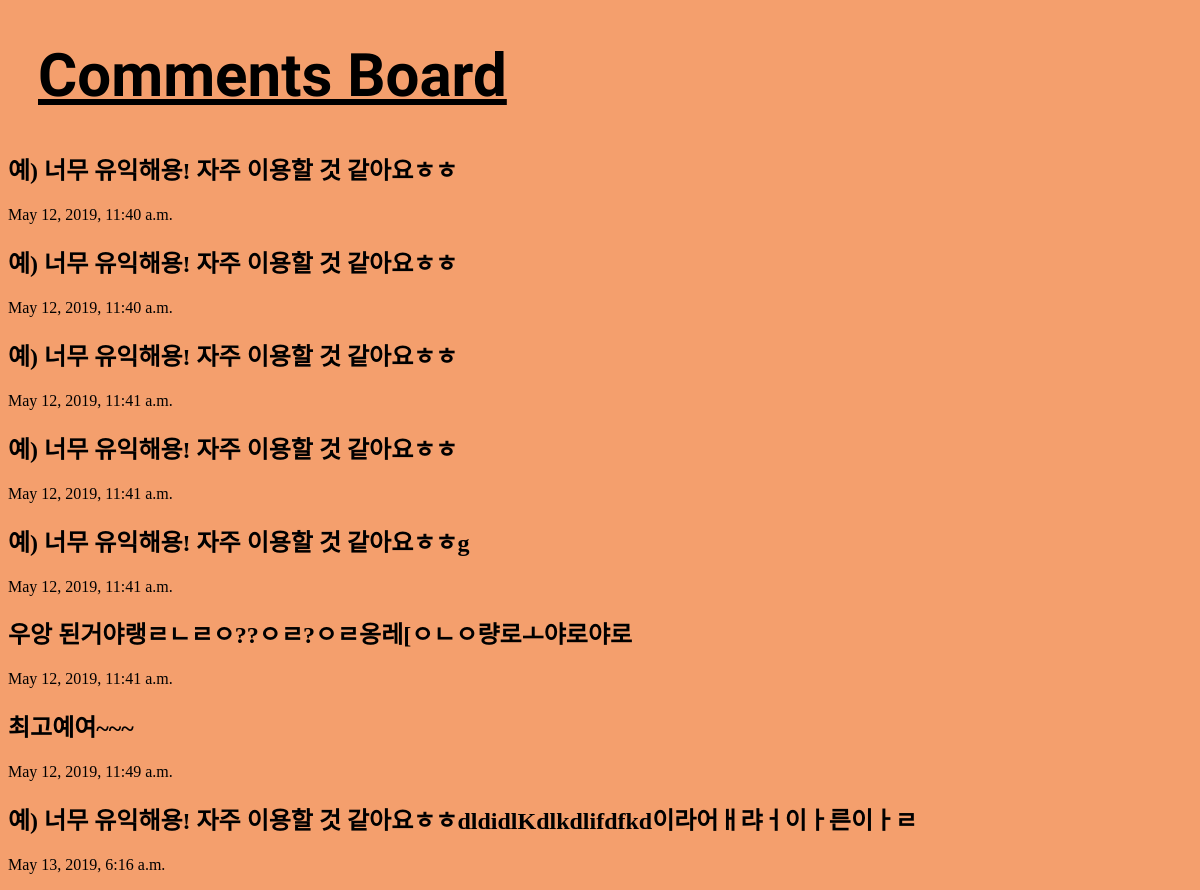
The app's page /com_list/, older data.
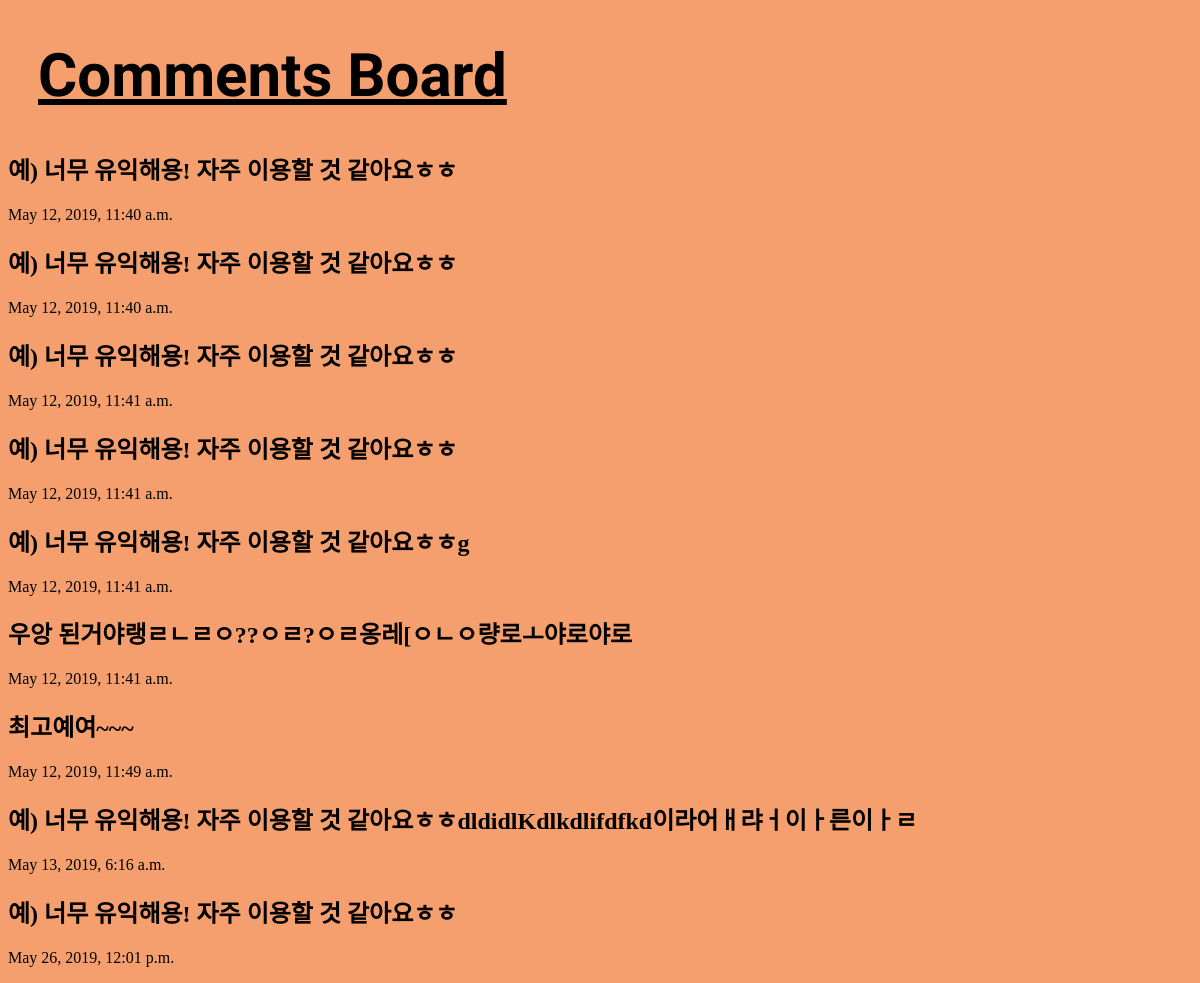
The same page, newer data.
### firstpractice/models.py (models this page shows, shortened)
class Comment(models.Model):
    content=models.CharField(max_length=200)
    pub_date=models.DateTimeField(auto_now_add=True)

### firstpractice/views.py (the view)
# urls.py: path('com_list/',views.com_list, name='com_list'),
def com_list(request):
    com_text=Comment.objects
    return render(request, 'firstpractice/com_list.html',{'com_text':com_text})

### firstpractice/templates/firstpractice/com_list.html (shortened to what this page needs)
<!DOCTYPE html>
<html lang="ko">
<head>
</head>
<body>
    <div style="font-family:Indie Flower; font-size:30px;margin-left:30px"><h1><u><b>Comments Board</b></u></h1></div>
    <div>
    {% for text in com_text.all%}
    <div class= "container">
        <h2>{{text.content}}</h2>
        <p>{{text.pub_date}}</p>
    </div>
    {% endfor %}
    </div>
</body>
</html>

### firstpractice/templates/firstpractice/com_list.html (style rules this page uses)
body { background-color: #F49F6D }

Row changes from the older to the newer data that the page shows:
added Comment: content "예) 너무 유익해용! 자주 이용할 것 같아요ㅎㅎ", pub_date "May 26, 2019, 12:01 p.m."
